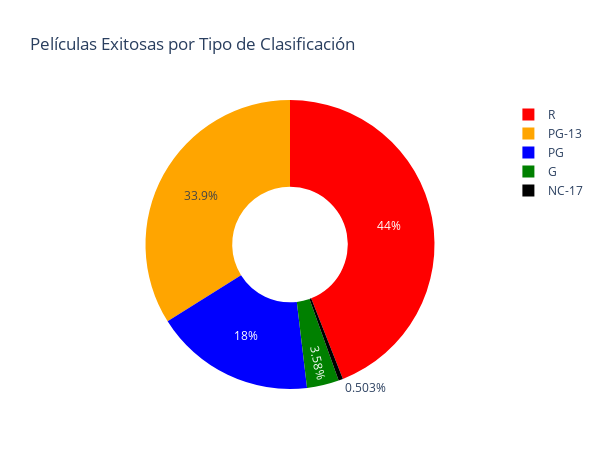

Notebook source saved alongside this figure:
### Code cell
# Agrupar clasificaciones
df['rating'] = df['rating'].replace({
    'Unrated': 'NC-17',   # Agrupar 'Unrated' y 'X' con 'NC-17'
    'X': 'NC-17',
    'Not Rated': 'G',     # Agrupar 'Not Rated' y 'Approved' con 'G'
    'Approved': 'G',
    'TV-MA': 'R'          # Agrupar 'TV-MA' con 'R'
})

# Considerar película exitosa si el ROI es mayor que 2.25
df['pelicula_exitosa'] = df['ROI'] > 2.25

# Contar películas exitosas por tipo de clasificación
df_grouped = df.groupby('rating').agg({'pelicula_exitosa': 'sum'}).reset_index()

# Crear gráfico de dona
color_map = {
    'G': 'green',
    'PG': 'blue',
    'PG-13': 'orange',
    'R': 'red',
    'NC-17': 'black'
}

fig = px.pie(df_grouped,
             names='rating',
             values='pelicula_exitosa',
             labels={'rating': 'Clasificación', 'pelicula_exitosa': 'Número de Películas Exitosas'},
             title='Películas Exitosas por Tipo de Clasificación',
             color='rating',  # Asignar color según la clasificación
             color_discrete_map=color_map,  # Mapear colores
             hole=0.4)  # Crear un gráfico de dona (hueco en el centro)

# Ajustar el tamaño de la figura
fig.update_layout(
    width=600,  # Ancho de 600 píxeles
    height=469  # Alto de 469 píxeles
)

fig.show()

### Figure 1 — Plotly figure (JSON) as saved in the notebook; plotly's stock layout.template omitted (floating-point values rounded to 4 significant figures)
{"data": [{"customdata": [["G"], ["NC-17"], ["PG"], ["PG-13"], ["R"]], "domain": {"x": [0, 1], "y": [0, 1]}, "hole": 0.4, "hovertemplate": "Clasificación=%{customdata[0]}<br>Número de Películas Exitosas=%{value}<extra></extra>", "labels": ["G", "NC-17", "PG", "PG-13", "R"], "legendgroup": "", "marker": {"colors": ["green", "black", "blue", "orange", "red"]}, "name": "", "showlegend": true, "type": "pie", "values": [57, 8, 286, 540, 701]}], "layout": {"height": 469, "legend": {"tracegroupgap": 0}, "title": {"text": "Películas Exitosas por Tipo de Clasificación"}, "width": 600}}
